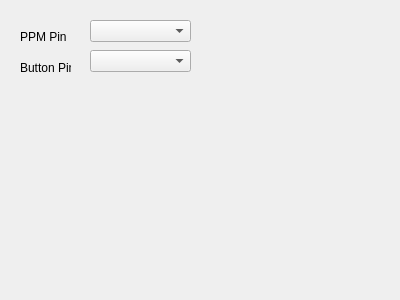
<?xml version="1.0" encoding="UTF-8"?>
<ui version="4.0">
 <class>NanoBLEWidget</class>
 <widget class="QWidget" name="NanoBLEWidget">
  <property name="geometry">
   <rect>
    <x>0</x>
    <y>0</y>
    <width>400</width>
    <height>300</height>
   </rect>
  </property>
  <property name="windowTitle">
   <string>Form</string>
  </property>
  <widget class="QLabel" name="label">
   <property name="geometry">
    <rect>
     <x>20</x>
     <y>30</y>
     <width>47</width>
     <height>13</height>
    </rect>
   </property>
   <property name="text">
    <string>PPM Pin</string>
   </property>
  </widget>
  <widget class="QComboBox" name="comboBox">
   <property name="geometry">
    <rect>
     <x>90</x>
     <y>20</y>
     <width>101</width>
     <height>22</height>
    </rect>
   </property>
  </widget>
  <widget class="QComboBox" name="comboBox_2">
   <property name="geometry">
    <rect>
     <x>90</x>
     <y>50</y>
     <width>101</width>
     <height>22</height>
    </rect>
   </property>
  </widget>
  <widget class="QLabel" name="label_2">
   <property name="geometry">
    <rect>
     <x>20</x>
     <y>60</y>
     <width>51</width>
     <height>16</height>
    </rect>
   </property>
   <property name="text">
    <string>Button Pin</string>
   </property>
  </widget>
 </widget>
 <resources/>
 <connections/>
</ui>
